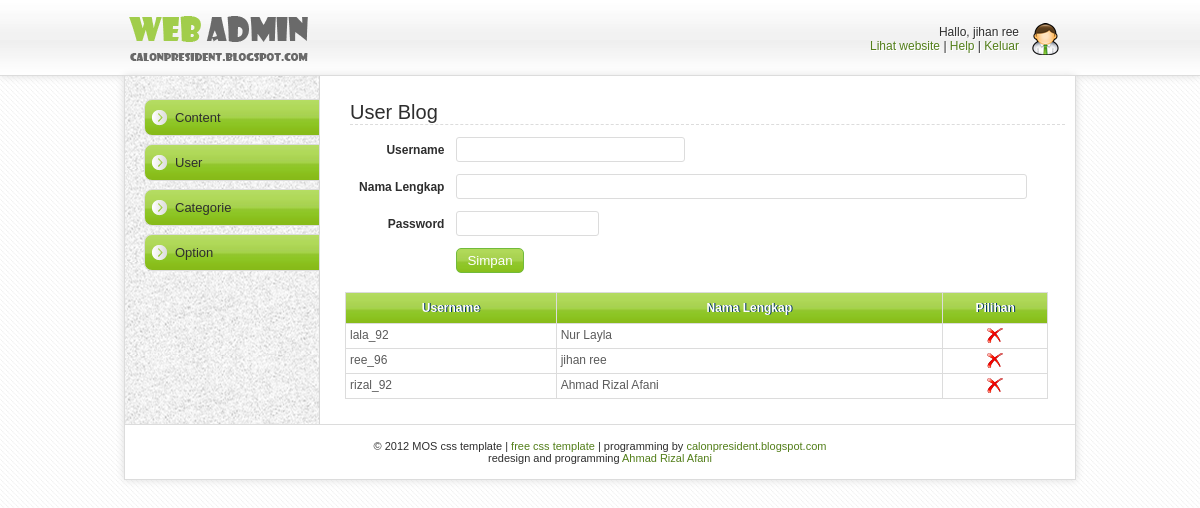
The page /index.php?page=user (signed in) on the database its author committed.
### tables this page shows
CREATE TABLE `userapp` (
  `username` varchar(100) NOT NULL,
  `password` varchar(100) DEFAULT NULL,
  `nama_lengkap` varchar(100) DEFAULT NULL,
  PRIMARY KEY (`username`)
);

### function.php (called while the page is built, shortened)
<?php
	function to_array($data){
		$result = array();
		while($hasil = mysql_fetch_array($data)){
			$result[] = $hasil;
		}
		return $result;
	}
	function get_user($where = ""){
		$data = mysql_query("select * from userapp $where;") or die ("query error");
		return to_array($data);
	}
?>

### user.php (the view, shortened to what this page needs)
<div id="rightContent">
	<h3>User Blog</h3>
    <div>
        <form method="post" action="user_manager.php">
    	<table width="95%">
			<tr><td width="15%" align="right"><b>Username </b></td><td><input type="text" name="username" class="sedang"></td></tr>
            <tr><td width="15%" align="right"><b>Nama Lengkap </b></td><td><input type="text" name="nama_lengkap" class="panjang"></td></tr>
            <tr><td align="right"><b>Password</b></td><td><input type="text" name="password" class="pendek"></td></tr>
			<tr><td></td><td>
			<input type="submit" class="button" value="Simpan">
			</td></tr>
		</table>
        </form>
    </div>
		<table class="data">
			<tr class="data">
				<th class="data" width="30%">Username</th>
				<th class="data" width="55%">Nama Lengkap</th>
				<th class="data" width="75px">Pilihan</th>
			</tr>
            <?php foreach(get_user() as $user){ ?>
			<tr class="data">
				<td class="data"><?php echo $user['username']; ?></td>
				<td class="data"><?php echo $user['nama_lengkap']; ?></td>
				<td class="data" width="75px">
				<center>
				<a href="user_manager.php?action=delete&username=<?php echo $user['username']; ?>" title="Hapus <?php echo $user['nama_lengkap']; ?>" onclick="return confirm('yakin hapus user <?php echo $user['nama_lengkap']; ?> ?')"><img src="images/delete.png"></a>
				</center>
				</td>
			</tr>
            <?php } ?>
		</table>
	</div>

### css/style.css (style rules this page uses)
body { background: url(../images/latar.jpg); margin: 0; padding: 0; font-family: Arial; font-size: 12px; color: #2e2e2e; text-align: center; }
img { border: none; }
a { color: #527e19; text-decoration: none; }
input { padding: 4px;color: #5b5b5b;border: 1px solid #dcdcdc; -moz-border-radius: 3px;-webkit-border-radius: 3px;-o-border-radius: 3px; }
input.panjang { width: 100%; }
input.sedang { width: 40%; }
input.pendek { width: 25%; }
.button { cursor: pointer; padding: 4px 10px 4px 10px; color: #fff; background: url(../images/green.jpg) repeat left center; border: 1px solid #71bb3b; -moz-border-radius: 5px; -webkit-border-radius: 5px; -o-border-radius: 5px; }
table { border:none;font-size: 12px; }
td { border:none; padding: 5px; }
table.data { border: 1px solid #dcdcdc; margin: 10px 0px 20px 0px; width: 97%; border-collapse: collapse;font-size: 12px; }
th.data { padding: 8px 4px 8px 4px;border: 1px solid #dcdcdc; background: url(../images/green.jpg)repeat left center;text-shadow: 1px 0px #003362;color: #fff }
td.data { padding: 4px; border: 1px solid #dcdcdc;color: #5b5b5b;vertical-align: top; }
tr.data { background: #fff }
#rightContent { width: 725px; padding: 5px; float: right; border-left: 0px solid #dcdcdc; text-align: left; background: #fff; }
#rightContent h3 { font-size: 20px; font-weight: normal; padding: 0; margin: 5px; border-bottom: 1px dashed #dcdcdc; }

### rows shown on the page
userapp: username "lala_92", nama_lengkap "Nur Layla"
userapp: username "ree_96", nama_lengkap "jihan ree"
userapp: username "rizal_92", nama_lengkap "Ahmad Rizal Afani"

### other values the page prints
$_SESSION['user']['nama_lengkap'] "jihan ree"
